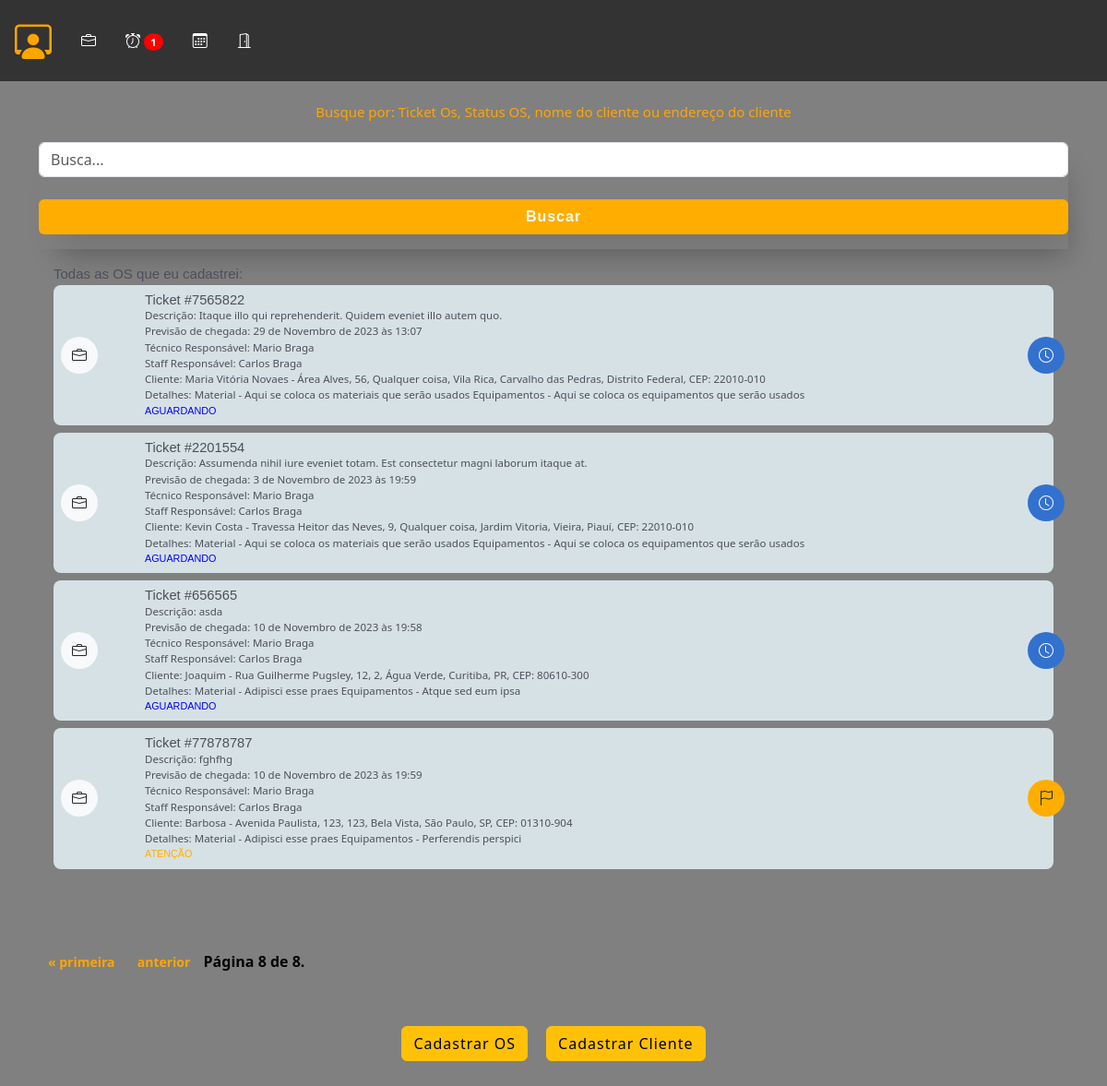
/staff/lista_os/?page=8 (signed in), run on an earlier commit of the app's database.
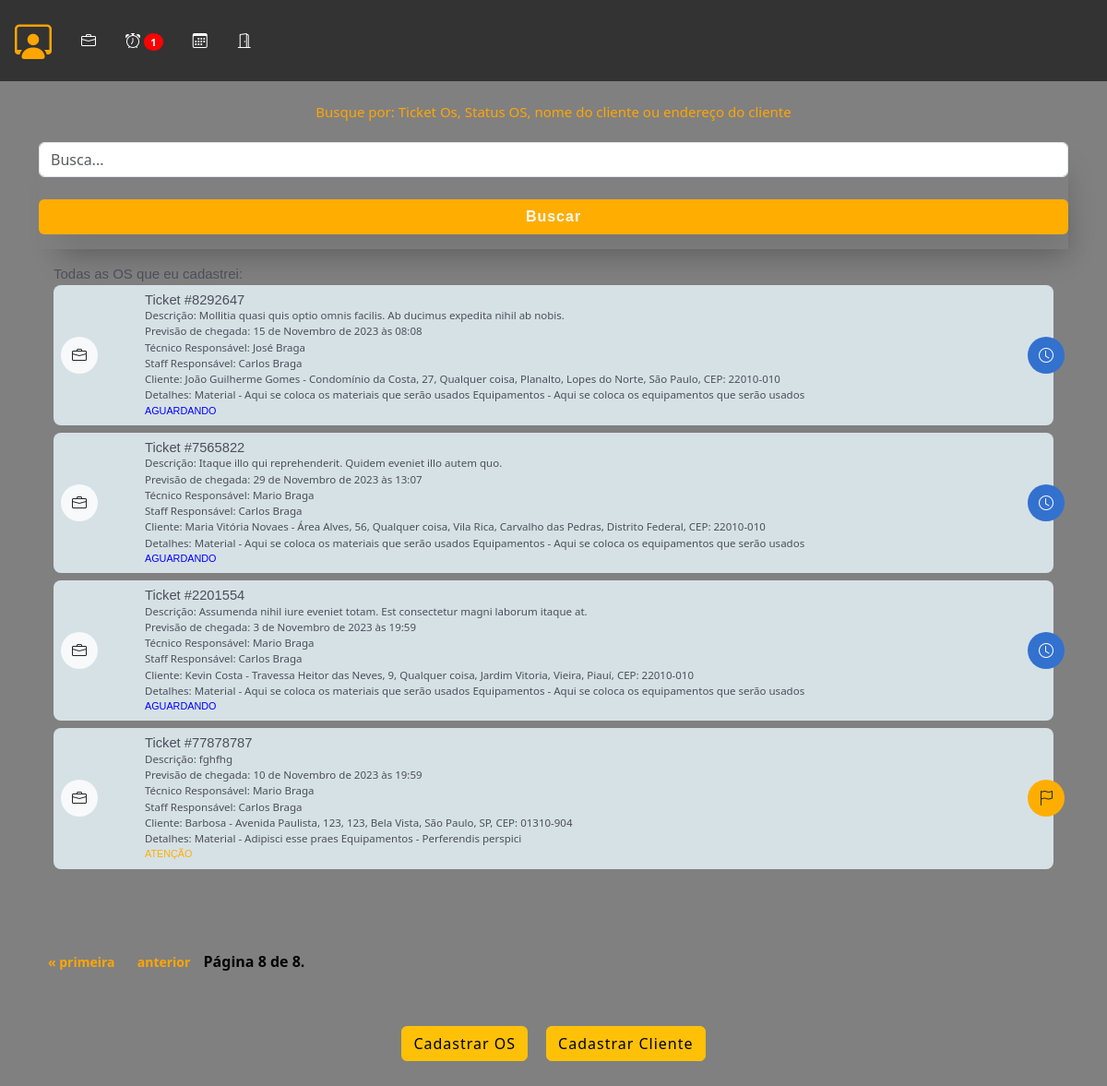
And on a later commit of the database.
### staff/models.py (models this page shows, shortened)
class OrdemDeServico(models.Model):
    ticket = models.CharField(max_length=200, unique=True)
    tecnico = models.ForeignKey(
        CustomUser, on_delete=models.CASCADE, related_name="ordens_técnico"
    )
    staff = models.ForeignKey(
        CustomUser, on_delete=models.CASCADE, related_name="ordens_staff"
    )
    descricao = models.TextField(max_length=600)
    previsao_chegada = models.DateTimeField(editable=True)
    previsao_execucao = models.DateTimeField(editable=True)
    material = models.CharField(max_length=100, validators=[MinLengthValidator(3)])
    equipamento = models.CharField(max_length=100, validators=[MinLengthValidator(3)])
    data_criacao = models.DateTimeField(auto_now_add=True)
    cliente = models.ForeignKey(Cliente, on_delete=models.CASCADE)
    contrato = models.CharField(max_length=700, null=True, blank=True)
    atividade = models.CharField(max_length=50, choices=ACTIVITY_CHOICES)
    status_tecnico = models.CharField(max_length=50, choices=TECNICAL_CHOICES)
    status = models.CharField(
        max_length=10, choices=STATUS_CHOICES, default="Aguardando"
    )
    atraso_em_minutos = models.CharField(
        max_length=50, null=True, blank=True, choices=ATRASO_CHOICES
    )
    atraso_descricao = models.TextField(max_length=400, null=True, blank=True)
    descricao_reagendamento = models.TextField(max_length=400, null=True, blank=True)
    vezes_reagendada = models.IntegerField(default=0)

class Cliente(models.Model):
    nome = models.CharField(max_length=50, validators=[MinLengthValidator(3)])
    rg = models.CharField(max_length=12, validators=[MinLengthValidator(3)])
    endereco = models.ForeignKey(Endereco, on_delete=models.CASCADE)
    telefone1 = models.CharField(max_length=15, validators=[MinLengthValidator(3)])
    telefone2 = models.CharField(max_length=15, validators=[MinLengthValidator(3)])

### authentication/models.py (models this page shows, shortened)
class CustomUser(AbstractUser):
    telefone = models.CharField(max_length=15, null=False)
    endereco = models.ForeignKey(
        Endereco, on_delete=models.CASCADE, null=True, default=None
    )
    foto = models.ImageField(upload_to="img/perfil_user/", null=True, blank=True)
    email = models.EmailField(unique=True)

class Endereco(models.Model):
    cep = models.CharField(max_length=10)
    rua = models.CharField(max_length=30, validators=[MinLengthValidator(3)])
    bairro = models.CharField(max_length=20, validators=[MinLengthValidator(3)])
    cidade = models.CharField(max_length=20, validators=[MinLengthValidator(3)])
    estado = models.CharField(max_length=2, choices=STATE_CHOICES)
    numero = models.PositiveIntegerField(validators=[MinValueValidator(1)])
    complemento = models.CharField(max_length=100)
    def __str__(self):
        return f"{self.rua}, {self.numero}, {self.complemento}, {self.bairro}, {self.cidade}, {self.estado}, CEP: {self.cep}"

### staff/views.py (the view, shortened to what this page needs)
# urls.py: path("lista_os/", views.lista_os, name="lista_os"),
@user_passes_test(is_staff)
def lista_os(request):
    staff = request.user
    ordens_em_atraso = OrdemDeServico.objects.filter(
        staff=staff,
        atraso_em_minutos__isnull=False,
        status__in=["Atenção", "Urgente", "Aguardando"],
    )
    atrasos = len(ordens_em_atraso.values())
    ordens = OrdemDeServico.objects.filter(
        staff=request.user,
        status__in=["Atenção", "Urgente", "Aguardando", "Concluído"],
    )
    ordens_reagendar = OrdemDeServico.objects.filter(
        staff=staff,
        status="Reagendar",
    )
    total_reagendar = len(ordens_reagendar.values())
    filtros = request.GET.get("buscar")
    items_per_page = 4
    paginator = Paginator(ordens, items_per_page)
    page = request.GET.get("page")
    try:
        ordens = paginator.page(page)
    except PageNotAnInteger:
        ordens = paginator.page(1)
    except EmptyPage:
        ordens = paginator.page(paginator.num_pages)
    return render(
        request,
        "lista_os.html",
        {
            "ordens": ordens,
            "atrasos": atrasos,
            "total_reagendar": total_reagendar,
        },
    )

### main/helpers.py (called while the page is built)
def is_staff(user):
    return user.groups.filter(name="Staff").exists()

### staff/templates/lista_os.html (shortened to what this page needs)
{% extends "base_staff.html" %}
{%load static%}
{% block rest %}
      <section id="lista_oc_scr">
        <div class="container">
            <div id="oc_lista">
              <br>
                <h5>Busque por: Ticket Os, Status OS, nome do cliente ou endereço do cliente</h5>
                <form id="form_buscar" class="box-shadow mt-4" method='GET' action="{% url 'lista_os' %}">
                  <input type="text" class="form-control mt-3" name="buscar" placeholder="Busca...">
                  <button type="submit" class="btn bg06 text-light w-100 box-shadow fs-6 font-bold mt-4 mb-3">Buscar</button>
              </form>
              <div class="tab-pane fade show active" id="pills-01" role="tabpanel" aria-labelledby="pills-home-tab" tabindex="0">
                <label class="mt-2 font-medium color04">Todas as OS que eu cadastrei:</label>
                {% for ordem in ordens %}
                <div class="oc_lista_item">
                      <div class="row">
                          <div class="col-2 col-md-1">
                              <div class="icon bg-light"><i class="bi bi-briefcase text-dark"></i></div>
                          </div>
                          <div class="col-9 col-md-11">
                              <div class="oc_l_nome font-medium color04">Ticket #{{ ordem.ticket }}</div>
                              <div class="oc_l_data color04 font-dark">Descrição: {{ ordem.descricao }}</div>
                              <div class="oc_l_data color04 font-dark">Previsão de chegada: {{ ordem.previsao_chegada }}</div>
                              <div class="oc_l_data color04 font-dark">Técnico Responsável: {{ ordem.tecnico.first_name }} {{ ordem.tecnico.last_name }}</div>
                              <div class="oc_l_data color04 font-dark">Staff Responsável: {{ ordem.staff.first_name }} {{ ordem.staff.last_name }}</div>
                              <div class="oc_l_data color04 font-dark">Cliente: {{ ordem.cliente.nome }} - {{ ordem.cliente.endereco }}</div>
                              <div class="oc_l_data color04 font-dark">Detalhes: Material - {{ ordem.material}} Equipamentos - {{ordem.equipamento}}</div>
                              <div class="oc_l_status font-medium {% if ordem.status == 'Urgente' %}color-red{% elif ordem.status == 'Atenção' %}color-yellow{% elif ordem.status == 'Aguardando' %}color-blue{% elif ordem.status == 'Concluído' %}color-green{% endif %}">{{ ordem.status }}</div>
                          </div>
                          {% if ordem.status == "Urgente" %}
                              <div class="status_icon bg05 text-light">
                                  <i class="bi bi-exclamation-triangle-fill"></i>
                              </div>
                          {% elif ordem.status == "Atenção" %}
                              <div class="status_icon bg06 text-dark">
                                  <i class="bi bi-flag"></i>
                              </div>
                          {% elif ordem.status == "Aguardando" %}
                              <div class="status_icon bg01 text-light">
                                  <i class="bi bi-clock"></i>
                              </div>
                          {% elif ordem.status == "Concluído" %}
                              <div class="status_icon bg02 text-light">
                                <i class="bi bi-check-circle"></i>
                            </div>
                          {% endif %}
                      </div>
                  </div>
                  {% endfor %}
              </div>
        </div>
        <div class="pagination">
            <span class="step-links">
                {% if ordens.has_previous %}
                    <a href="?page=1">&laquo; primeira</a>
                    <a href="?page={{ ordens.previous_page_number }}">anterior</a>
                {% endif %}
                <span class="current-page">
                    Página {{ ordens.number }} de {{ ordens.paginator.num_pages }}.
                </span>
            </span>
        </div>
      </section>
  {% endblock %}

What changed in the data, as far as the page shows it:
no longer on this page (row edited): OrdemDeServico: ticket "656565", descricao "asda", previsao_chegada "10 de Novembro de 2023 às 19:58", tecnico.first_name "Mario", tecnico.last_name "Braga", staff.first_name "Carlos", staff.last_name "Braga", cliente.nome "Joaquim", cliente.endereco "Rua Guilherme Pugsley, 12, 2, Água Verde, Curitiba, PR, CEP: 80610-300", material "Adipisci esse praes", equipamento "Atque sed eum ipsa", status "AGUARDANDO"
now on this page (row unchanged): OrdemDeServico: ticket "8292647", descricao "Mollitia quasi quis optio omnis facilis. Ab ducimus expedita nihil ab nobis.", previsao_chegada "15 de Novembro de 2023 às 08:08", tecnico.first_name "José", tecnico.last_name "Braga", staff.first_name "Carlos", staff.last_name "Braga", cliente.nome "João Guilherme Gomes", cliente.endereco "Condomínio da Costa, 27, Qualquer coisa, Planalto, Lopes do Norte, São Paulo, CEP: 22010-010", material "Aqui se coloca os materiais que serão usados", equipamento "Aqui se coloca os equipamentos que serão usados", status "AGUARDANDO"
